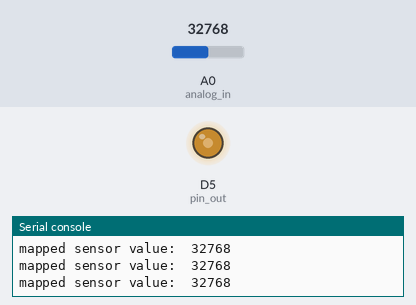
This program was run on a simulated CircuitPython board. Parts: output pins drawn as LEDs (lit = HIGH), the last lines printed to the serial console. The inputs (shaded band) are chosen by the test bench; at power-on: A0 (analog_in) = 32768 (analog values on the 0–65535 scale).

Above: at 1.2 s.
1.3 s: A0 (analog_in) set to 45874
At 2.2 s:
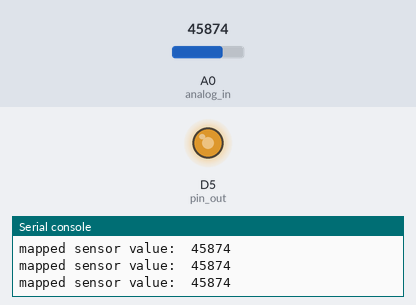
2.8 s: A0 (analog_in) set to 57670
At 3.6 s:
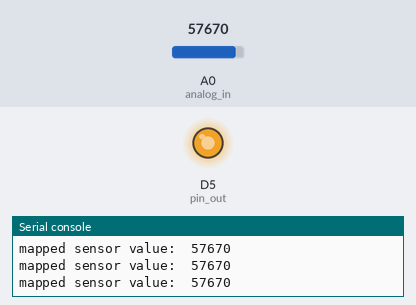
4.3 s: A0 (analog_in) set to 7864
At 5.0 s:
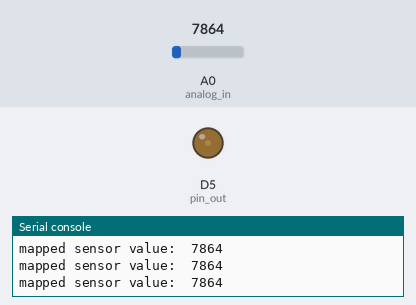
5.8 s: A0 (analog_in) set to 0
At 6.3 s:
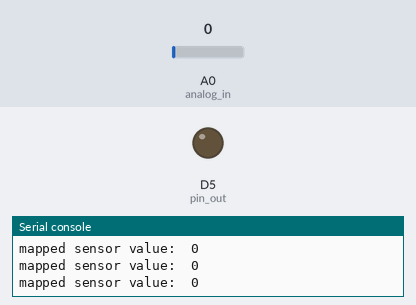
Timing chart, 0 to 8.3 s (numbered marks = the images above; inputs shaded):
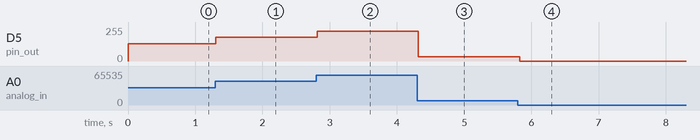

Measured:
- after the input at 1.3 s, D5 (pin_out): 128/255 → 178/255 at once
- after the input at 2.8 s, D5 (pin_out): 178/255 → 224/255 at once
- after the input at 4.3 s, D5 (pin_out): 224/255 → 31/255 at once
- after the input at 5.8 s, D5 (pin_out): 31/255 → 0/255 at once

The program:

motorcontrol.py
```python
## Sahana Gupta
## CircuitPython Motor Control
## Sahana Gupta

import time
from time import sleep
import board
import simpleio
from analogio import AnalogIn
import pwmio

analog_in = AnalogIn(board.A0) #potentionmeter pin
pin_out = pwmio.PWMOut(board.D5)

while True:

  sensor_value = analog_in.value

  pin_out.duty_cycle =  sensor_value
  print("mapped sensor value: ", sensor_value)
  time.sleep(0.1)
```
